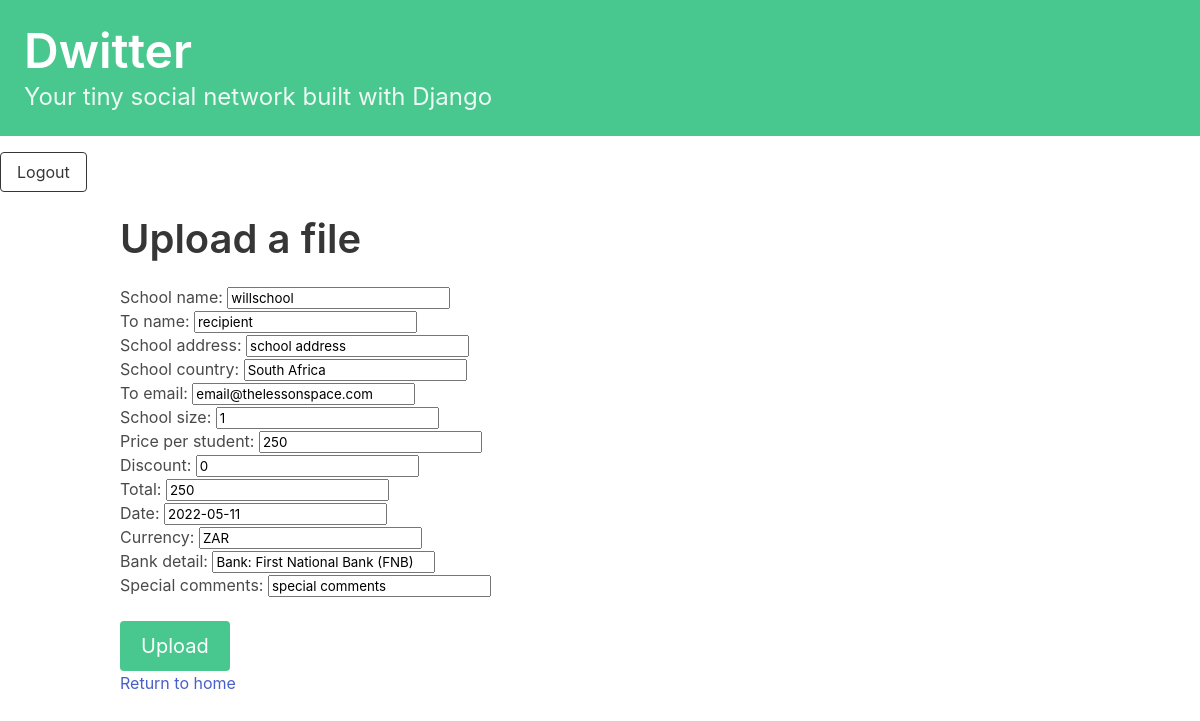
/upload/ (signed in), run on an earlier commit of the app's database.
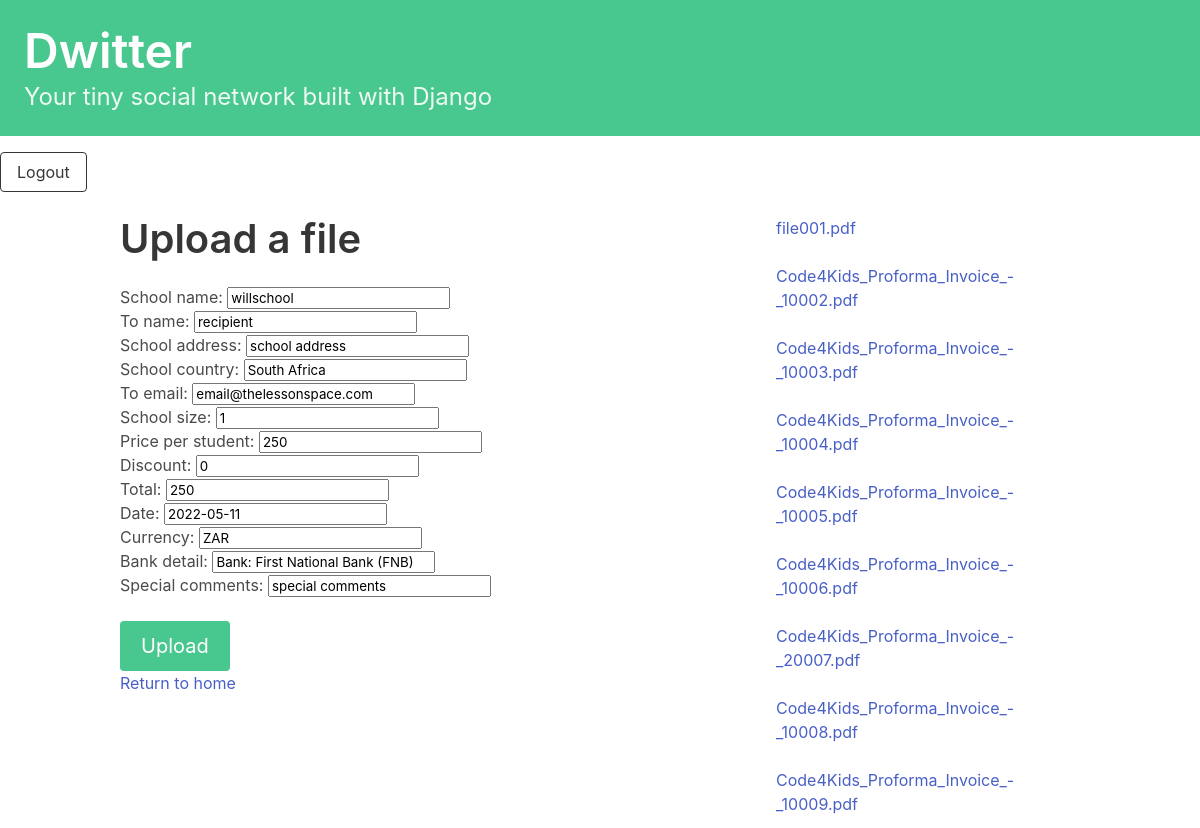
And on a later commit of the database.
### dwitter/models.py (models this page shows, shortened)
class Quote(models.Model):
    invoice_no = models.CharField(max_length=16, default="")
    user = models.ForeignKey(User, related_name="quotes", on_delete=models.DO_NOTHING)
    school_name = models.CharField(max_length=256)
    to_name = models.CharField(max_length=256)
    school_address = models.CharField(max_length=2048)
    school_country = models.CharField(max_length=256)
    to_email = models.EmailField()
    school_size = models.IntegerField()
    price_per_student = models.IntegerField()
    discount = models.IntegerField()
    total = models.IntegerField()
    date = models.DateField()
    currency = models.CharField(max_length=3)
    bank_detail = models.CharField(max_length=2048, blank=True)
    pdf_file = models.FileField(null=True, blank=True)
    special_comments = models.CharField(max_length=2048, blank=True, null=True)

### dwitter/views.py (the view, shortened to what this page needs)
# urls.py: path("upload/", QuoteView.as_view(), name="upload_file"),
class QuoteView(ListCreateAPIView):
    _type = "Proforma Invoice"
    serializer_class = QuoteSerializer
    queryset = Quote.objects.all()
    @swagger_auto_schema(auto_schema=None)
    def get(self, request, *args, **kwargs):
        form = QuoteForm(request.POST or None, initial = default_val)
        user = request.user
        return render(request, 'upload.html', {"form": form, "user": user})

### dwitter/forms.py
class QuoteForm(forms.ModelForm):
    class Meta:
        model = Quote
        exclude = ("user", "invoice_no", "pdf_file")

### dwitter/templates/upload.html (shortened to what this page needs)
{% extends "base.html" %}
{% block content %}
<div class="column">
    <div class="block">
        <h2 class="title is-2">Upload a file</h2>
    </div>
    <div class="block">
        <form method="post" enctype="multipart/form-data">
            {{ form.as_p }}
                <button class="button is-success is-medium mt-5"
                type="submit">Upload
            </button>
        </form>
      <p><a href="{% url 'dwitter:dashboard' %}">Return to home</a></p>
    </div>
</div>
<div class="column is-one-third">
    <div class="content">
    {% for quote in user.quotes.all %}
    <div class="block">
        <a href="{{ quote.pdf_file.url }}"> {{ quote.pdf_file }} </a>
    </div>
    {% endfor %}
</div>
{% endblock %}

What changed in the data, as far as the page shows it:
added Quote: pdf_file "file001.pdf"
added Quote: pdf_file "Code4Kids_Proforma_Invoice_-_10002.pdf"
added Quote: pdf_file "Code4Kids_Proforma_Invoice_-_10003.pdf"
added Quote: pdf_file "Code4Kids_Proforma_Invoice_-_10004.pdf"
added Quote: pdf_file "Code4Kids_Proforma_Invoice_-_10005.pdf"
added Quote: pdf_file "Code4Kids_Proforma_Invoice_-_10006.pdf"
added Quote: pdf_file "Code4Kids_Proforma_Invoice_-_20007.pdf"
added Quote: pdf_file "Code4Kids_Proforma_Invoice_-_10008.pdf"
added Quote: pdf_file "Code4Kids_Proforma_Invoice_-_10009.pdf"
